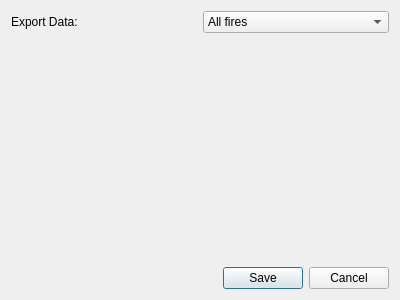
<?xml version="1.0" encoding="UTF-8"?>
<ui version="4.0">
 <class>WfipsExportDialog</class>
 <widget class="QDialog" name="WfipsExportDialog">
  <property name="geometry">
   <rect>
    <x>0</x>
    <y>0</y>
    <width>400</width>
    <height>300</height>
   </rect>
  </property>
  <property name="windowTitle">
   <string>Dialog</string>
  </property>
  <layout class="QVBoxLayout" name="verticalLayout_2">
   <item>
    <layout class="QHBoxLayout" name="horizontalLayout">
     <item>
      <widget class="QLabel" name="label">
       <property name="text">
        <string>Export Data:</string>
       </property>
      </widget>
     </item>
     <item>
      <widget class="QComboBox" name="comboBox">
       <item>
        <property name="text">
         <string>All fires</string>
        </property>
       </item>
      </widget>
     </item>
    </layout>
   </item>
   <item>
    <spacer name="verticalSpacer">
     <property name="orientation">
      <enum>Qt::Vertical</enum>
     </property>
     <property name="sizeHint" stdset="0">
      <size>
       <width>20</width>
       <height>40</height>
      </size>
     </property>
    </spacer>
   </item>
   <item>
    <widget class="QDialogButtonBox" name="buttonBox">
     <property name="orientation">
      <enum>Qt::Horizontal</enum>
     </property>
     <property name="standardButtons">
      <set>QDialogButtonBox::Cancel|QDialogButtonBox::Save</set>
     </property>
    </widget>
   </item>
  </layout>
 </widget>
 <resources/>
 <connections>
  <connection>
   <sender>buttonBox</sender>
   <signal>accepted()</signal>
   <receiver>WfipsExportDialog</receiver>
   <slot>accept()</slot>
   <hints>
    <hint type="sourcelabel">
     <x>248</x>
     <y>254</y>
    </hint>
    <hint type="destinationlabel">
     <x>157</x>
     <y>274</y>
    </hint>
   </hints>
  </connection>
  <connection>
   <sender>buttonBox</sender>
   <signal>rejected()</signal>
   <receiver>WfipsExportDialog</receiver>
   <slot>reject()</slot>
   <hints>
    <hint type="sourcelabel">
     <x>316</x>
     <y>260</y>
    </hint>
    <hint type="destinationlabel">
     <x>286</x>
     <y>274</y>
    </hint>
   </hints>
  </connection>
 </connections>
</ui>
